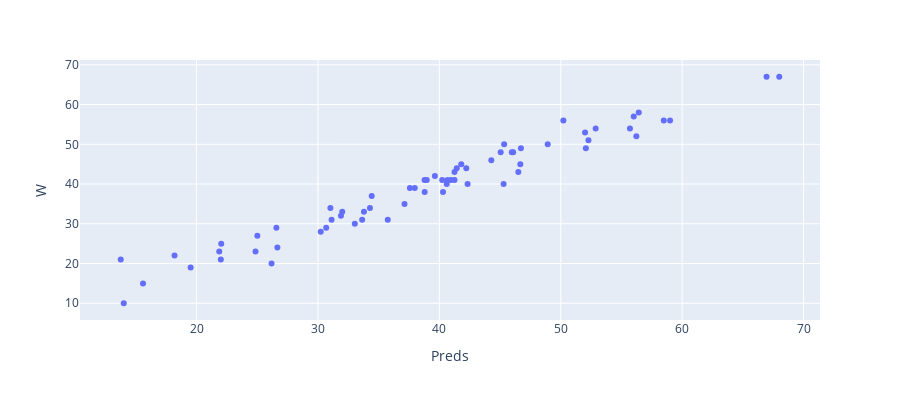

The cell this chart's notebook holds for it:
### Code cell
px.scatter(y_test, x=y_test['Preds'], y=y_test['W'], height=400)

### Figure 1 — Plotly figure (JSON) as saved in the notebook; plotly's stock layout.template omitted (floating-point values rounded to 4 significant figures)
{"data": [{"hovertemplate": "Preds=%{x}<br>W=%{y}<extra></extra>", "legendgroup": "", "marker": {"color": "#636efa", "symbol": "circle"}, "mode": "markers", "name": "", "orientation": "v", "showlegend": false, "type": "scatter", "x": [26.66, 30.68, 52.07, 19.51, 55.7, 30.23, 34.28, 41.25, 52.28, 22.03, 46.72, 37.13, 40.3, 52.0, 33.79, 66.95, 48.93, 40.96, 21.87, 56.23, 31.02, 42.33, 24.86, 33.03, 25.01, 38.79, 45.34, 58.49, 41.25, 33.64, 56.42, 45.05, 45.97, 68.0, 35.75, 14.0, 40.61, 32.0, 40.24, 22.0, 41.43, 39.63, 50.22, 46.08, 34.43, 46.67, 40.67, 15.59, 18.19, 44.28, 41.8, 52.88, 46.51, 42.22, 38.78, 26.18, 31.12, 31.89, 37.57, 59.0, 13.76, 26.58, 56.01, 37.98, 38.96, 45.29], "xaxis": "x", "y": [24, 29, 49, 19, 54, 28, 34, 41, 51, 25, 49, 35, 38, 53, 33, 67, 50, 41, 23, 52, 34, 40, 23, 30, 27, 38, 50, 56, 43, 31, 58, 48, 48, 67, 31, 10, 40, 33, 41, 21, 44, 42, 56, 48, 37, 45, 41, 15, 22, 46, 45, 54, 43, 44, 41, 20, 31, 32, 39, 56, 21, 29, 57, 39, 41, 40], "yaxis": "y"}], "layout": {"height": 400, "legend": {"tracegroupgap": 0}, "margin": {"t": 60}, "xaxis": {"anchor": "y", "domain": [0, 1], "title": {"text": "Preds"}}, "yaxis": {"anchor": "x", "domain": [0, 1], "title": {"text": "W"}}}}
